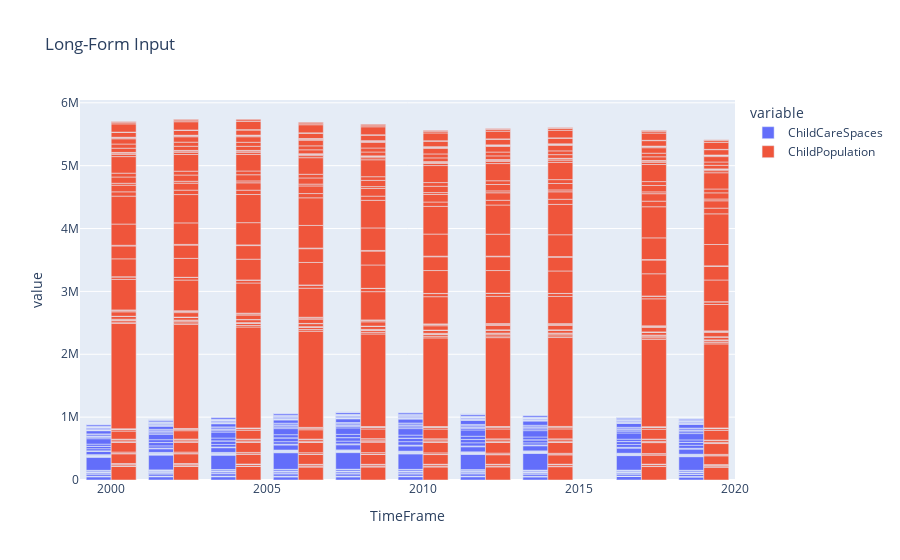

Notebook code for this chart:
### Code cell
mask = df["Location"] == "Alameda County"

fig2 = px.bar(df, x="TimeFrame", y=["ChildCareSpaces","ChildPopulation"], title='Child Care Availability per County', barmode= 'group')
fig2.show()

### Figure 1 — Plotly figure (JSON) as saved in the notebook; plotly's stock layout.template omitted (floating-point values rounded to 4 significant figures; data arrays with more than 128 entries replaced by an {"elided": "..."} marker saying what was removed)
{"data": [{"alignmentgroup": "True", "hovertemplate": "variable=ChildCareSpaces<br>TimeFrame=%{x}<br>value=%{y}<extra></extra>", "legendgroup": "ChildCareSpaces", "marker": {"color": "#636efa", "pattern": {"shape": ""}}, "name": "ChildCareSpaces", "offsetgroup": "ChildCareSpaces", "orientation": "v", "showlegend": true, "textposition": "auto", "type": "bar", "x": {"elided": "580 int values"}, "xaxis": "x", "y": {"elided": "580 int values"}, "yaxis": "y"}, {"alignmentgroup": "True", "hovertemplate": "variable=ChildPopulation<br>TimeFrame=%{x}<br>value=%{y}<extra></extra>", "legendgroup": "ChildPopulation", "marker": {"color": "#EF553B", "pattern": {"shape": ""}}, "name": "ChildPopulation", "offsetgroup": "ChildPopulation", "orientation": "v", "showlegend": true, "textposition": "auto", "type": "bar", "x": {"elided": "580 int values"}, "xaxis": "x", "y": {"elided": "580 int values"}, "yaxis": "y"}], "layout": {"barmode": "group", "legend": {"title": {"text": "variable"}, "tracegroupgap": 0}, "title": {"text": "Long-Form Input"}, "xaxis": {"anchor": "y", "domain": [0, 1], "title": {"text": "TimeFrame"}}, "yaxis": {"anchor": "x", "domain": [0, 1], "title": {"text": "value"}}}}
